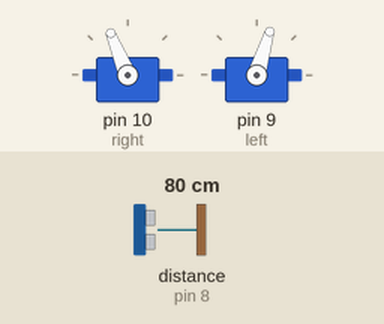
A sketch run on a simulated Arduino Uno, built with avr-gcc and run on an emulated ATmega328P. Shown: 2 × servo. The test bench sets the inputs (shaded band); at power-on: distance to the obstacle (sensor on pin 8) 80 cm. The echo pulse lasts 58.3 µs per cm.

Above: at 1.2 s.
1.3 s: distance to the obstacle (sensor on pin 8) set to 16 cm
2.8 s: distance to the obstacle (sensor on pin 8) set to 12 cm
At 3.7 s:
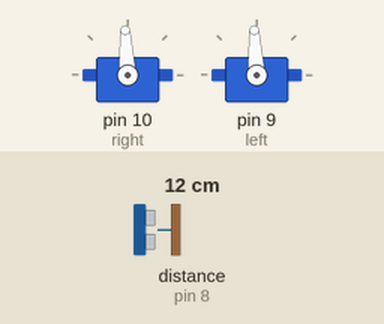
4.3 s: distance to the obstacle (sensor on pin 8) set to 18 cm
At 4.7 s:
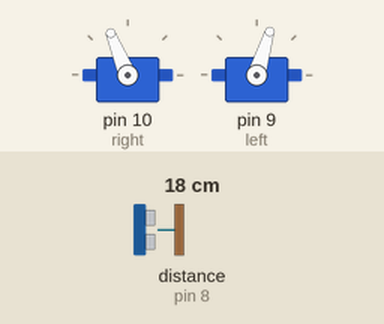
5.8 s: distance to the obstacle (sensor on pin 8) set to 2 cm
At 7.1 s:
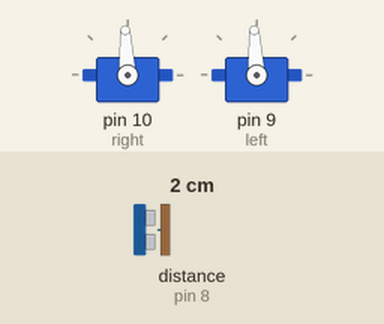
Timing chart, 0 to 8.3 s (numbered marks = the images above; inputs shaded):
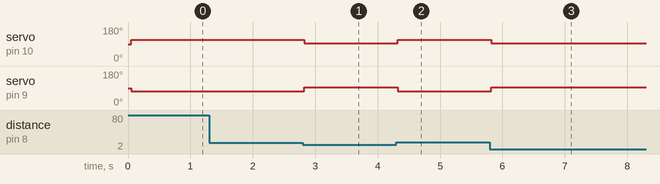

Measured:
- the behaviour switches between 15 and 14 cm on distance to the obstacle (sensor on pin 8) (found by bisection; images 0 and 1)
- after the input at 1.3 s, every drawn part: stays the same
- after the input at 2.8 s, servo on pin 10 (right): 112° → 93° at once; servo on pin 9 (left): 73° → 93° at once
- after the input at 4.3 s, servo on pin 10 (right): 93° → 112° at once; servo on pin 9 (left): 93° → 73° at once
- after the input at 5.8 s, servo on pin 10 (right): 112° → 93° at once; servo on pin 9 (left): 73° → 93° at once

The sketch:

User_Program4_1.ino
```cpp
/*Software 1073 Arduino BoeBots
User Program
Method stubs are pre-made. add your own code to complete the challenge!

Program Task: Have the robot drive forward until the ultrasonic sees a wall
Feel free to view the example program within the same folder if you need help!
*/

#include <Servo.h>
#include <NewPing.h>
Servo right;
Servo left;
int delTime = 50;
int threshHold = 15;
//Ultrasonic Definitions using the Newping library
#define TRIGGER_PIN  12  // Arduino pin tied to trigger pin on the ultrasonic sensor.
#define ECHO_PIN     8  // Arduino pin tied to echo pin on the ultrasonic sensor.
#define MAX_DISTANCE 200 // Maximum distance we want to ping for (in centimeters). Maximum sensor distance is rated at 400-500cm.
//NewPing method sonar

NewPing sonar(TRIGGER_PIN, ECHO_PIN, MAX_DISTANCE); // NewPing setup of pins and maximum distance.

int getDistance(){
  delay(delTime);
 unsigned int sonic = sonar.ping();
 unsigned int cmDist = sonic / US_ROUNDTRIP_CM;
 return cmDist;
}
void Drive(){
 if (threshHold <= getDistance()){
  right.writeMicroseconds(1700);
  left.writeMicroseconds(1300);
 }
 else {
   right.writeMicroseconds(1500);
  left.writeMicroseconds(1500);

 }
}

void setup(){
  right.attach(10);
  left.attach(9);
}

void loop(){
  Drive ();
}
```
